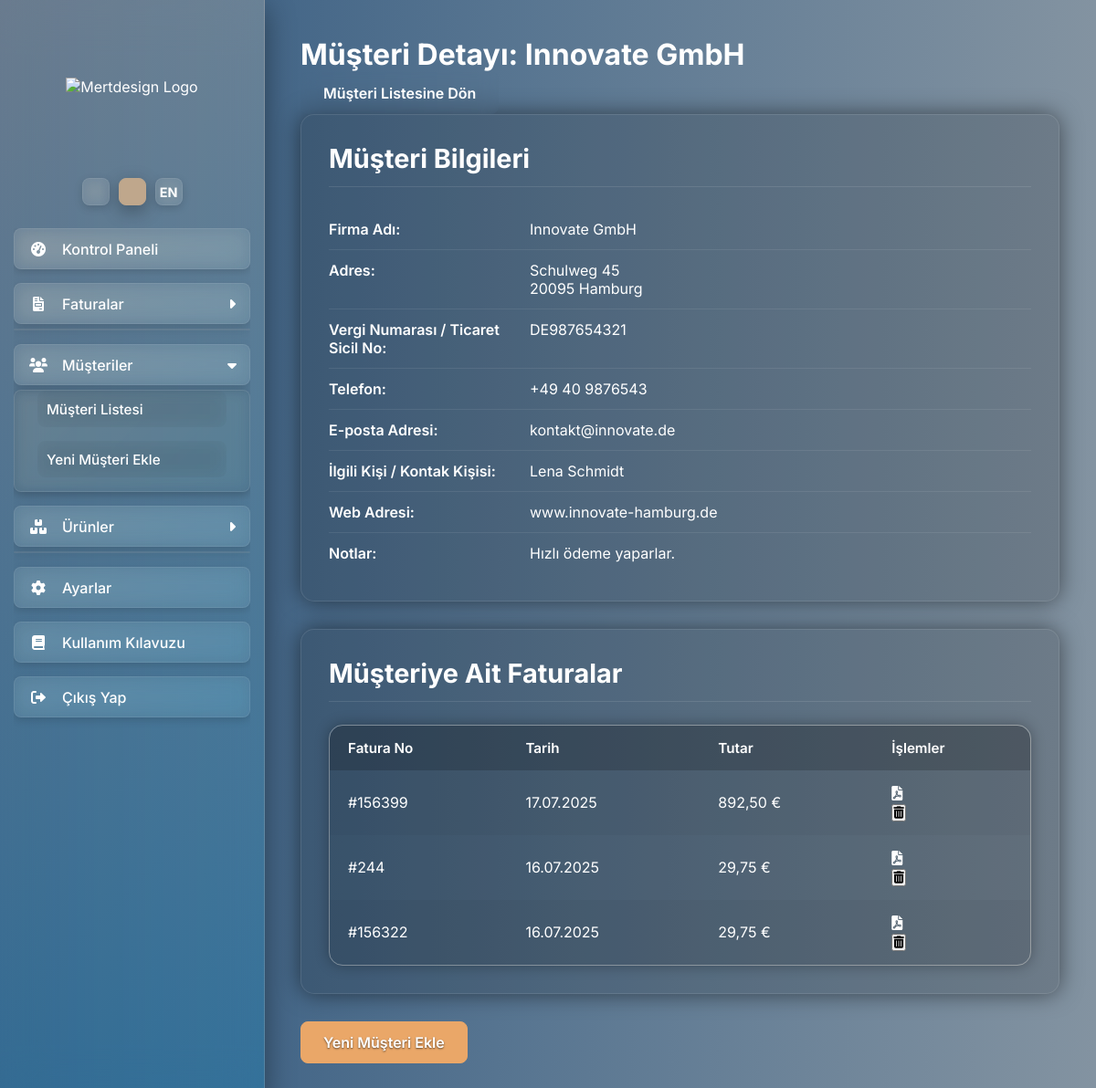
Page /musteri_detay/2 (signed in) on the earlier database version.
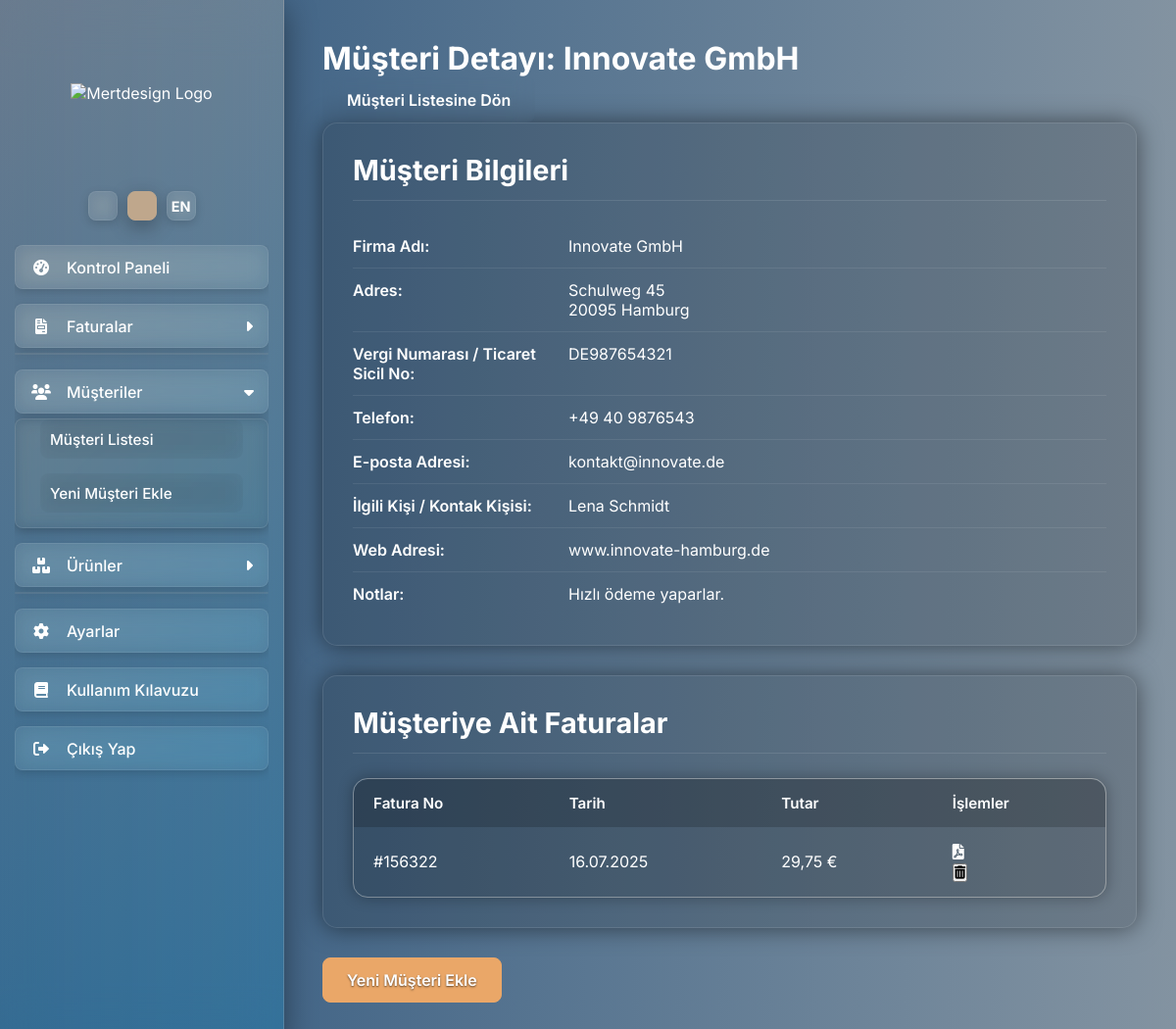
Same page on the later database version.
### app.py (models this page shows)
class Musteri(db.Model):
    id = db.Column(db.Integer, primary_key=True)
    firma_adi = db.Column(db.String(150), nullable=False)
    adres = db.Column(db.String(300), nullable=False)
    vergi_no = db.Column(db.String(50), nullable=True)
    telefon = db.Column(db.String(50), nullable=True)
    email = db.Column(db.String(120), nullable=True)
    ilgili_kisi = db.Column(db.String(100), nullable=True)
    web_adresi = db.Column(db.String(120), nullable=True)
    notlar = db.Column(db.Text, nullable=True)
    faturalar = db.relationship('Fatura', backref='musteri', lazy=True, cascade="all, delete-orphan")
    is_reverse_charge = db.Column(db.Boolean, default=False)

class Fatura(db.Model):
    id = db.Column(db.Integer, primary_key=True)
    fatura_no = db.Column(db.String(50), nullable=False, unique=True)
    tarih = db.Column(db.DateTime, default=datetime.utcnow)
    ausfuhrungsdatum = db.Column(db.DateTime, nullable=True)
    santiye = db.Column(db.String(200), nullable=True)
    sachbearbeiter = db.Column(db.String(100), nullable=True)
    musteri_id = db.Column(db.Integer, db.ForeignKey('musteri.id'), nullable=False)
    ara_toplam = db.Column(db.Float, nullable=False, default=0.0)
    kdv_tutari = db.Column(db.Float, nullable=False, default=0.0)
    genel_toplam = db.Column(db.Float, nullable=False, default=0.0)
    odeme_durumu = db.Column(db.String(50), default="Bekliyor", nullable=False)
    kalemler = db.relationship('FaturaKalemi', backref='fatura', lazy=True, cascade="all, delete-orphan")
    is_reverse_charge_invoice = db.Column(db.Boolean, default=False)

### app.py (the view)
@app.route('/musteri_detay/<int:musteri_id>')
@login_required
def musteri_detay(musteri_id):
    musteri = Musteri.query.get_or_404(musteri_id)
    faturalar = Fatura.query.filter_by(musteri_id=musteri.id).order_by(Fatura.tarih.desc()).all()
    return render_template('musteri_detay.html', musteri=musteri, faturalar=faturalar)

### app.py (called while the page is built)
def get_locale():
    if not has_request_context():
        return app.config['BABEL_DEFAULT_LOCALE']
    if 'lang' in request.args and request.args['lang'] in current_app.config['LANGUAGES']:
        session['lang'] = request.args['lang']
    if 'lang' in session:
        return session.get('lang')
    return request.accept_languages.best_match(current_app.config['LANGUAGES']) or current_app.config['BABEL_DEFAULT_LOCALE']

@app.before_request
def before_request_locale():
    g.locale = get_locale()

@login_manager.user_loader
def load_user(user_id):
    return User.query.get(int(user_id))

@app.context_processor
def inject_global_data_for_all_templates():
    sirket_profili = SirketProfili.query.first()
    if not sirket_profili:
        sirket_profili = {
            'firma_unvani': _('Yükleniyor...'),
            'adres': '', 'telefon': '', 'email': '', 'web_adresi': '',
            'iban': '', 'bic': '', 'vergi_no': '', 'sirket_no': '', 'banka_adi': ''
        }
    return dict(app=app, profil=sirket_profili, current_user=current_user)

### templates/musteri_detay.html (shortened to what this page needs)
{% extends "layout.html" %}
{% block content %}
    <div class="content-header">
        <h1>{{ _('Müşteri Detayı') }}: {{ musteri.firma_adi }}</h1>
        <a href="{{ url_for('musteri_listesi') }}" class="btn btn-secondary">{{ _('Müşteri Listesine Dön') }}</a>
    </div>
    <div class="content-card">
        <h2 class="text-2xl mb-4">{{ _('Müşteri Bilgileri') }}</h2>
        <div class="detail-item">
            <strong>{{ _('Firma Adı:') }}</strong> <span>{{ musteri.firma_adi }}</span>
        </div>
        <div class="detail-item">
            <strong>{{ _('Adres:') }}</strong> <span>{{ musteri.adres|replace('\n', '<br>')|safe }}</span>
        </div>
        {% if musteri.vergi_no %}
        <div class="detail-item">
            <strong>{{ _('Vergi Numarası / Ticaret Sicil No:') }}</strong> <span>{{ musteri.vergi_no }}</span>
        </div>
        {% endif %}
        {% if musteri.telefon %}
        <div class="detail-item">
            <strong>{{ _('Telefon:') }}</strong> <span>{{ musteri.telefon }}</span>
        </div>
        {% endif %}
        {% if musteri.email %}
        <div class="detail-item">
            <strong>{{ _('E-posta Adresi:') }}</strong> <span>{{ musteri.email }}</span>
        </div>
        {% endif %}
        {% if musteri.ilgili_kisi %}
        <div class="detail-item">
            <strong>{{ _('İlgili Kişi / Kontak Kişisi:') }}</strong> <span>{{ musteri.ilgili_kisi }}</span>
        </div>
        {% endif %}
        {% if musteri.web_adresi %}
        <div class="detail-item">
            <strong>{{ _('Web Adresi:') }}</strong> <span>{{ musteri.web_adresi }}</span>
        </div>
        {% endif %}
        {% if musteri.notlar %}
        <div class="detail-item">
            <strong>{{ _('Notlar:') }}</strong> <span>{{ musteri.notlar|replace('\n', '<br>')|safe }}</span>
        </div>
        {% endif %}
    </div>
    <div class="content-card mt-6">
        <h2 class="text-2xl mb-4">{{ _('Müşteriye Ait Faturalar') }}</h2>
        {% if faturalar %}
            <div class="table-responsive">
                <table class="table table-striped table-hover">
                    <thead>
                        <tr>
                            <th>{{ _('Fatura No') }}</th>
                            <th>{{ _('Tarih') }}</th>
                            <th>{{ _('Tutar') }}</th>
                            <th class="text-end">{{ _('İşlemler') }}</th>
                        </tr>
                    </thead>
                    <tbody>
                        {% for fatura in faturalar %}
                        <tr>
                            <td>#{{ fatura.fatura_no }}</td>
                            <td>{{ fatura.tarih.strftime('%d.%m.%Y') }}</td>
                            <td>{{ "%.2f"|format(fatura.genel_toplam)|replace('.', ',') }} €</td>
                            <td class="text-end">
                                <div class="action-icon-container">
                                    <a href="{{ url_for('fatura_pdf', fatura_id=fatura.id) }}" class="pdf-icon" title="{{ _('PDF Görüntüle') }}"><i class="fas fa-file-pdf"></i></a>
                                    <form action="{{ url_for('fatura_sil', fatura_id=fatura.id) }}" method="POST" class="inline-block" onsubmit="return confirm('{{ _('Bu faturayı silmek istediğinizden emin misiniz?') }}');">
                                        <button type="submit" class="trash-icon" title="{{ _('Faturayı Sil') }}">
                                            <i class="fas fa-trash-alt"></i>
                                        </button>
                                    </form>
                                </div>
                            </td>
                        </tr>
                        {% endfor %}
                    </tbody>
                </table>
            </div>
        {% else %}
            <p class="text-md text-center py-4">{{ _('Bu müşteriye ait henüz fatura bulunmamaktadır.') }}</p>
        {% endif %}
    </div>
    <div class="text-end mt-6">
        <a href="{{ url_for('musteri_ekle') }}" class="btn btn-primary">{{ _('Yeni Müşteri Ekle') }}</a>
    </div>
{% endblock content %}

### templates/layout.html (shortened to what this page needs)
<!DOCTYPE html>
<html lang="{{ g.locale|default('de') }}">
<head>
    <link href="https://cdnjs.cloudflare.com/ajax/libs/font-awesome/6.0.0-beta3/css/all.min.css" rel="stylesheet">
    <link href="https://cdnjs.cloudflare.com/ajax/libs/flag-icon-css/3.5.0/css/flag-icon.min.css" rel="stylesheet">
</head>
<body>
    <aside class="sidebar" id="sidebar">
        <div class="logo-container-sidebar">
            <img src="{{ url_for('static', filename='images/logo.png') }}" alt="Mertdesign Logo">
        </div>
        <div class="language-switcher">
            {% set url_params = request.view_args.copy() %}
            {% for key, value in request.args.items() %}
                {% set _ = url_params.update({key: value}) %}
            {% endfor %}
            {% for lang_code in ['tr', 'de', 'en'] %}
                {% set current_url_params = url_params.copy() %}
                {% set _ = current_url_params.update({'lang': lang_code}) %}
                <a href="{{ url_for(request.endpoint, **current_url_params) }}" class="{{ 'active' if g.locale == lang_code else '' }} {{ 'lang-en' if lang_code == 'en' else '' }}">
                    {% if lang_code == 'en' %}
                        <span>EN</span> {% else %}
                        <span class="flag-icon flag-icon-{{ lang_code }}"></span>
                    {% endif %}
                </a>
            {% endfor %}
        </div>
        <nav class="sidebar-nav">
            <ul>
                <li><a href="{{ url_for('dashboard') }}" class="{{ 'active' if request.endpoint == 'dashboard' else '' }}"><i class="fas fa-fw fa-tachometer-alt"></i> {{ _('Kontrol Paneli') }}</a></li>
                <li class="{{ 'expanded' if request.endpoint and ('fatura' in request.endpoint or request.endpoint == 'fatura_listesi' or request.endpoint == 'fatura_olustur' or 'fatura_duzenle' in request.endpoint) else '' }}">
                    <a href="#" class="submenu-toggle"><i class="fas fa-fw fa-file-invoice"></i> {{ _('Faturalar') }} <i class="fas fa-caret-right caret-icon"></i></a>
                    <ul class="submenu {{ 'show' if request.endpoint and ('fatura' in request.endpoint or request.endpoint == 'fatura_listesi' or request.endpoint == 'fatura_olustur' or 'fatura_duzenle' in request.endpoint) else '' }}">
                        <li><a href="{{ url_for('fatura_listesi') }}" class="{{ 'active' if request.endpoint == 'fatura_listesi' else '' }}">{{ _('Fatura Listesi') }}</a></li>
                    </ul>
                </li>
                <li class="{{ 'expanded' if request.endpoint and ('musteri' in request.endpoint or request.endpoint == 'musteri_listesi' or request.endpoint == 'musteri_ekle' or 'musteri_duzenle' in request.endpoint) else '' }}">
                    <a href="#" class="submenu-toggle"><i class="fas fa-fw fa-users"></i> {{ _('Müşteriler') }} <i class="fas fa-caret-right caret-icon"></i></a>
                    <ul class="submenu {{ 'show' if request.endpoint and ('musteri' in request.endpoint or request.endpoint == 'musteri_listesi' or request.endpoint == 'musteri_ekle' or 'musteri_duzenle' in request.endpoint) else '' }}">
                        <li><a href="{{ url_for('musteri_listesi') }}" class="{{ 'active' if request.endpoint == 'musteri_listesi' else '' }}">{{ _('Müşteri Listesi') }}</a></li>
                        <li><a href="{{ url_for('musteri_ekle') }}" class="{{ 'active' if request.endpoint == 'musteri_ekle' else '' }}">{{ _('Yeni Müşteri Ekle') }}</a></li>
                    </ul>
                </li>
                <li class="{{ 'expanded' if request.endpoint and ('urun' in request.endpoint or request.endpoint == 'urun_listesi' or request.endpoint == 'urun_ekle' or 'urun_duzenle' in request.endpoint) else '' }}">
                    <a href="#" class="submenu-toggle"><i class="fas fa-fw fa-boxes"></i> {{ _('Ürünler') }} <i class="fas fa-caret-right caret-icon"></i></a>
                    <ul class="submenu {{ 'show' if request.endpoint and ('urun' in request.endpoint or request.endpoint == 'urun_listesi' or request.endpoint == 'urun_ekle' or 'urun_duzenle' in request.endpoint) else '' }}">
                        <li><a href="{{ url_for('urun_listesi') }}" class="{{ 'active' if request.endpoint == 'urun_listesi' else '' }}">{{ _('Ürün Listesi') }}</a></li>
                    </ul>
                </li>
                <li><a href="{{ url_for('ayarlar') }}" class="{{ 'active' if request.endpoint == 'ayarlar' else '' }}"><i class="fas fa-fw fa-cog"></i> {{ _('Ayarlar') }}</a></li>
                <li><a href="{{ url_for('kullanim_kilavuzu') }}" class="{{ 'active' if request.endpoint == 'kullanim_kilavuzu' else '' }}"><i class="fas fa-fw fa-book"></i> {{ _('Kullanım Kılavuzu') }}</a></li>
                {% if current_user.is_authenticated %}
                <li><a href="{{ url_for('logout') }}"><i class="fas fa-fw fa-sign-out-alt"></i> {{ _('Çıkış Yap') }}</a></li>
                {% endif %}
            </ul>
        </nav>
        </aside>
    <main class="main-content">
        {% block content %}{% endblock %}
    </main>
</body>
</html>

### templates/musteri_detay.html (style rules this page uses)
.content-card { background-color: rgba(0, 0, 0, 0.15); padding: 30px; border-radius: 15px; border: 1px solid rgba(255, 255, 255, 0.1); box-shadow: 0 0 25px rgba(0,0,0,0.5); margin-bottom: 30px; }
.detail-item { padding: 12px 0; border-bottom: 1px solid rgba(255, 255, 255, 0.08); color: var(--main-content-text-color); display: flex; align-items: baseline; }
.detail-item:last-child { border-bottom: none; }
.detail-item strong { display: inline-block; width: 220px; min-width: 150px; color: var(--label-text-color); font-weight: 600; flex-shrink: 0; padding-right: 15px; box-sizing: border-box; }
.detail-item span { flex-grow: 1; word-wrap: break-word; }
.content-card h2 { font-size: 1.8rem; font-weight: 700; color: var(--button-milky-coffee); margin-bottom: 1.5rem; padding-bottom: 0.8rem; border-bottom: 1px solid rgba(255, 255, 255, 0.1); }
.table-responsive { overflow-x: auto; margin-top: 25px; border: 1px solid rgba(240, 230, 216, 0.35); border-radius: 15px; box-shadow: 0 0 15px rgba(0,0,0,0.3); }
.table { width: 100%; border-collapse: separate; border-spacing: 0; margin-top: 0; border-radius: 15px; overflow: hidden; }
.table th, .table td { border: none; padding: 15px 20px; text-align: left; color: var(--main-content-text-color); background-color: rgba(0, 0, 0, 0.18); }
.table th { background-color: rgba(0, 0, 0, 0.28); font-weight: 600; font-size: 0.95rem; color: var(--label-text-color); }
.table-striped tbody tr:nth-child(odd) td { background-color: rgba(0, 0, 0, 0.12); }
.action-icon-container .pdf-icon .fa-file-pdf { color: var(--icon-pdf-color); }
.action-icon-container .trash-icon .fa-trash-alt { color: var(--icon-delete-color); }

Differences in the rows shown:
removed Fatura: fatura_no "156399", tarih "17.07.2025", genel_toplam "892,50"
removed Fatura: fatura_no "244", tarih "16.07.2025", genel_toplam "29,75"
